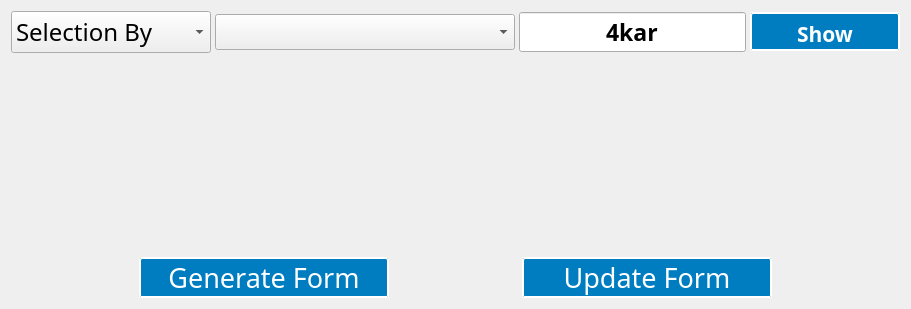
      <widget class="QWidget" name="LongNominalRole">
       <property name="styleSheet">
        <string notr="true">#LongNominalRole{

	border-image: url(:/icons/Presentation1.png);

}</string>
       </property>
       <attribute name="title">
        <string>Long Nominal Roll</string>
       </attribute>
       <attribute name="toolTip">
        <string>Long Nominal Role</string>
       </attribute>
       <layout class="QVBoxLayout" name="verticalLayout_12">
        <item>
         <layout class="QVBoxLayout" name="verticalLayout_13">
          <item>
           <layout class="QHBoxLayout" name="horizontalLayout_26">
            <property name="spacing">
             <number>4</number>
            </property>
            <item>
             <widget class="QComboBox" name="typelongnrComboBox">
              <property name="minimumSize">
               <size>
                <width>200</width>
                <height>0</height>
               </size>
              </property>
              <property name="maximumSize">
               <size>
                <width>16777215</width>
                <height>16777215</height>
               </size>
              </property>
              <property name="font">
               <font>
                <family>Longdon Decorative</family>
                <pointsize>18</pointsize>
                <weight>50</weight>
                <bold>false</bold>
               </font>
              </property>
              <property name="styleSheet">
               <string notr="true">background-image: url(:/icons/simple_grad.png);
background-position:center;</string>
              </property>
              <property name="maxVisibleItems">
               <number>20</number>
              </property>
              <item>
               <property name="text">
                <string>Selection By</string>
               </property>
              </item>
              <item>
               <property name="text">
                <string>Institution</string>
               </property>
              </item>
              <item>
               <property name="text">
                <string>Unit</string>
               </property>
              </item>
              <item>
               <property name="text">
                <string>All</string>
               </property>
              </item>
             </widget>
            </item>
            <item>
             <widget class="QComboBox" name="institutionlongnrComboBox">
              <property name="minimumSize">
               <size>
                <width>300</width>
                <height>0</height>
               </size>
              </property>
              <property name="font">
               <font>
                <family>Caladea</family>
                <pointsize>18</pointsize>
                <weight>75</weight>
                <bold>true</bold>
               </font>
              </property>
              <property name="maxVisibleItems">
               <number>25</number>
              </property>
             </widget>
            </item>
            <item>
             <widget class="QLineEdit" name="unitlongnrLineEdit">
              <property name="maximumSize">
               <size>
                <width>400</width>
                <height>16777215</height>
               </size>
              </property>
              <property name="font">
               <font>
                <family>Baskerville Old Face</family>
                <pointsize>17</pointsize>
                <weight>75</weight>
                <bold>true</bold>
               </font>
              </property>
              <property name="styleSheet">
               <string notr="true"/>
              </property>
              <property name="text">
               <string>4kar</string>
              </property>
              <property name="alignment">
               <set>Qt::AlignCenter</set>
              </property>
             </widget>
            </item>
            <item>
             <widget class="QPushButton" name="showlongnrPushButton">
              <property name="minimumSize">
               <size>
                <width>150</width>
                <height>30</height>
               </size>
              </property>
              <property name="font">
               <font>
                <family>ChocolateBoxDecorative</family>
                <pointsize>16</pointsize>
                <weight>75</weight>
                <bold>true</bold>
               </font>
              </property>
              <property name="styleSheet">
               <string notr="true">#showlongnrPushButton
{
color:rgba(255,255,255);
border-radius:2px;
border:2px double white;
background-color:rgb(0, 125, 193);
padding-top:5px;
}

#showlongnrPushButton:hover
{
border-color:rgba(200,200,200);
background-color:rgb(0, 110, 175)
}

#showlongnrPushButton:pressed
{
border:2px dotted orange;
background-color:rgb(0, 80, 145);
}
</string>
              </property>
              <property name="text">
               <string>Show</string>
              </property>
             </widget>
            </item>
           </layout>
          </item>
          <item>
           <widget class="QTableWidget" name="tableWidget_2">
            <property name="font">
             <font>
              <family>InaiMathi</family>
             </font>
            </property>
            <property name="styleSheet">
             <string notr="true">background-color: transparent;</string>
            </property>
           </widget>
          </item>
          <item>
           <layout class="QHBoxLayout" name="horizontalLayout_25">
            <item>
             <spacer name="horizontalSpacer_29">
              <property name="orientation">
               <enum>Qt::Horizontal</enum>
              </property>
              <property name="sizeHint" stdset="0">
               <size>
                <width>40</width>
                <height>20</height>
               </size>
              </property>
             </spacer>
            </item>
            <item alignment="Qt::AlignHCenter">
             <widget class="QPushButton" name="generateexcellongnrPushButton">
              <property name="minimumSize">
               <size>
                <width>250</width>
                <height>30</height>
               </size>
              </property>
              <property name="font">
               <font>
                <family>Longdon Decorative</family>
                <pointsize>20</pointsize>
                <weight>50</weight>
                <bold>false</bold>
               </font>
              </property>
              <property name="styleSheet">
               <string notr="true">
#generateexcellongnrPushButton
{
color:rgba(255,255,255);
border-radius:2px;
border:2px double white;
background-color:rgb(0, 125, 193);
}

#generateexcellongnrPushButton:hover
{
border-color:rgba(200,200,200);
background-color:rgb(0, 110, 175)
}

#generateexcellongnrPushButton:pressed
{
border:2px dotted orange;
background-color:rgb(0, 80, 145);
}
</string>
              </property>
              <property name="text">
               <string>Generate Form</string>
              </property>
             </widget>
            </item>
            <item>
             <spacer name="horizontalSpacer_31">
              <property name="orientation">
               <enum>Qt::Horizontal</enum>
              </property>
              <property name="sizeHint" stdset="0">
               <size>
                <width>40</width>
                <height>20</height>
               </size>
              </property>
             </spacer>
            </item>
            <item alignment="Qt::AlignHCenter">
             <widget class="QPushButton" name="updateexcellongnrPushButton">
              <property name="minimumSize">
               <size>
                <width>250</width>
                <height>30</height>
               </size>
              </property>
              <property name="font">
               <font>
                <family>Longdon Decorative</family>
                <pointsize>20</pointsize>
                <weight>50</weight>
                <bold>false</bold>
               </font>
              </property>
              <property name="styleSheet">
               <string notr="true">
#updateexcellongnrPushButton
{
color:rgba(255,255,255);
border-radius:2px;
border:2px double white;
background-color:rgb(0, 125, 193);
}

#updateexcellongnrPushButton:hover
{
border-color:rgba(200,200,200);
background-color:rgb(0, 110, 175)
}

#updateexcellongnrPushButton:pressed
{
border:2px dotted orange;
background-color:rgb(0, 80, 145);
}
</string>
              </property>
              <property name="text">
               <string>Update Form</string>
              </property>
             </widget>
            </item>
            <item>
             <spacer name="horizontalSpacer_30">
              <property name="orientation">
               <enum>Qt::Horizontal</enum>
              </property>
              <property name="sizeHint" stdset="0">
               <size>
                <width>40</width>
                <height>20</height>
               </size>
              </property>
             </spacer>
            </item>
           </layout>
          </item>
         </layout>
        </item>
       </layout>
      </widget>
